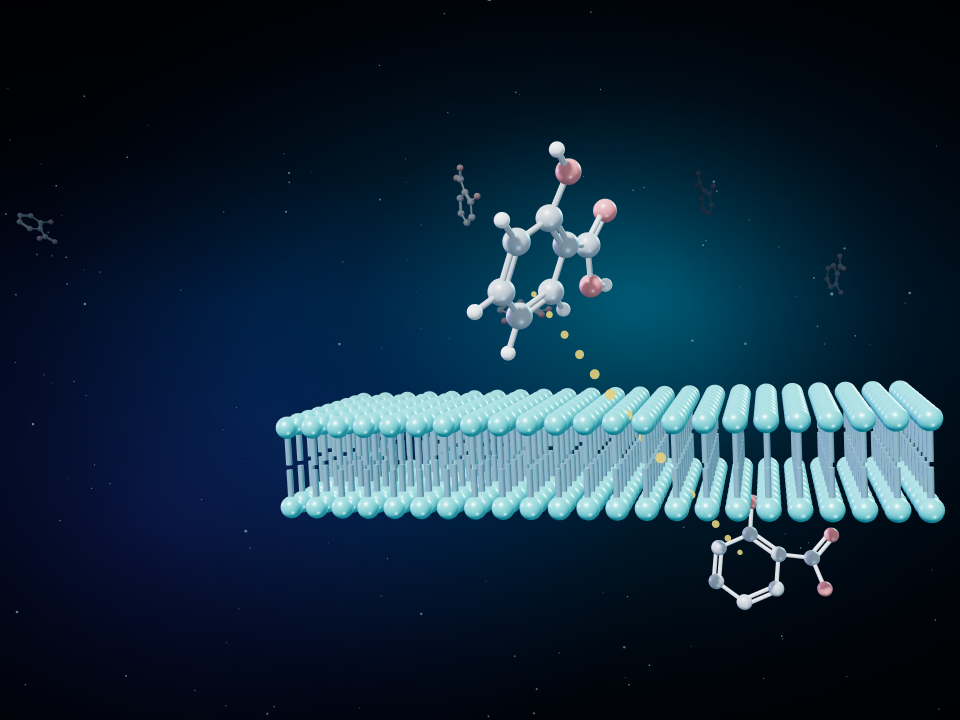
#> input picture jeu-drug-design/tools/render/out/t2.png, 1920 x 1440 px (shown at 1/2 size)
$ python installer-illustrations.py
#> lines starting #> are read from the running program, lines starting #| are printed output that depends on the picture
# -*- coding: utf-8 -*-
"""
Installe dans images/ les illustrations rendues par tools/render, aux
formats et aux dimensions attendus par le jeu, puis met à jour les
références dans data/*.xml.

Les captures d'écran scientifiques (SwissADME, pkCSM, radars de
biodisponibilité, schémas de réaction, logos des outils) ne sont jamais
touchées : elles constituent le contenu pédagogique.

Usage : python3 tools/installer-illustrations.py
"""
import os, sys, glob
from PIL import Image

ROOT = os.path.dirname(os.path.dirname(os.path.abspath(__file__)))
REND = os.path.join(ROOT, 'tools', 'render', 'out')
IMG = os.path.join(ROOT, 'images')

# (fichier rendu, fichier installé, format, qualité)
DECORS = [
    ('t2.png',   'transition-station2.jpg', 'JPEG', 92),
    ('t3.png',   'transition-station3.jpg', 'JPEG', 92),
    ('t4.png',   'transition-station4.jpg', 'JPEG', 92),
    ('labo.png',         'labo-accueil.jpg', 'JPEG', 92),
    ('labo-station.png', 'labo-station.jpg', 'JPEG', 92),
    ('illus-molecule.png', 'illustration-molecule.jpg', 'JPEG', 92),
    ('accueil-identite.png', 'accueil-identite.jpg', 'JPEG', 90),
] + [
    # écran de résultat : cinq niveaux x deux personnages
    (f'final-{n}-{p}.png', f'resultat-{n}-{p}.jpg', 'JPEG', 90)
    for n in ('100', '80', '60', '45', '0') for p in ('h', 'f')
] + [
]
ICONES = [
    ('ico-objectifs.png',   'icone-objectifs.png'),
    ('ico-prerequis.png',   'icone-prerequis.png'),
    ('ico-stations.png',    'icone-stations.png'),
    ('ico-deroulement.png', 'icone-deroulement.png'),
    ('ico-message.png',     'icone-message.png'),
    ('ico-action.png',      'icone-action.png'),
]

# Remplacements appliqués à toutes les diapositives.
GLOBAUX = [
    ('images/man_bat_pose.png',  'images/pharmacien-pose.png'),
    ('images/man_bat_down.gif',  'images/pharmacien-bas.png'),
    ('images/man_bat_up.gif',    'images/pharmacien-haut.png'),
    ('images/man_bat_left.gif',  'images/pharmacien-gauche.png'),
    ('images/man_bat_right.gif', 'images/pharmacien-droite.png'),
    ('images/calltoaction.png',  'images/icone-action.png'),
    ('images/iso-campus-int-1.jpg', 'images/labo-accueil.jpg'),
    ('images/Women-0.gif',       'images/pharmacienne-presente.png'),
    ('images/cartoon-soft-06.jpg', 'images/labo-station.jpg'),
    ('images/imgvdkvpu669537.png',            'images/icone-objectifs.png'),
    ('images/checklistbovpth8emz1280v400.jpg','images/icone-prerequis.png'),
    ('images/imguhvlkb384994.png',            'images/icone-stations.png'),
    ('images/imgubsatv345696.png',            'images/icone-deroulement.png'),
    ('images/images.jpg',                     'images/icone-message.png'),
    ('images/imgdvmnvl144550.png',            'images/formule-acide-salicylique.png'),
    # clipart « Drug-Likeness » (molécules dessinées, titre rouge, bandes
    # noires) remplacé par une illustration du même univers que le jeu
    ('images/imgbkdfsm720434.png',            'images/illustration-molecule.jpg'),
]

# La même photo de bureau servait aux trois transitions : chacune reçoit
# désormais son illustration propre.
BUREAU = ('images/128189971interieurdebureauavecordinateurtableetchaise'
          'dessindaffairesalecranrendu3d.jpg')
PAR_PAGE = {
    15: [(BUREAU, 'images/transition-station2.jpg')],
    22: [(BUREAU, 'images/transition-station3.jpg')],
    30: [(BUREAU, 'images/transition-station4.jpg')],
}


# Fil d'Ariane des stations, incrusté dans les écrans de transition :
# l'étudiant voit d'un coup d'œil où il en est dans le parcours.
ETAPES = {'transition-station2.jpg': 2,
          'transition-station3.jpg': 3,
          'transition-station4.jpg': 4}


def incruster_fil_ariane(im, station, total=4):
#> called with station = 2, total = 4
    from PIL import ImageDraw, ImageFont
    S = 4                       # suréchantillonnage du calque
    L, H = im.size
#> L = 1920; H = 1440
    calque = Image.new('RGBA', (L * S, H * S), (0, 0, 0, 0))
#> calque: PIL image 7680x5760 RGBA; every value is 0
    d = ImageDraw.Draw(calque)
    police = ImageFont.truetype(
        '/usr/share/fonts/truetype/dejavu/DejaVuSans-Bold.ttf', int(26 * S * L / 1920))

    marge_x, base_y = int(L * 0.052 * S), int(H * 0.875 * S)
#> marge_x = 399; base_y = 5040
    pas = int(L * 0.052 * S)
#> pas = 399
    r_actif, r_autre = int(L * 0.0132 * S), int(L * 0.0088 * S)
#> r_actif = 101; r_autre = 67

    for i in range(1, total + 1):
        cx = marge_x + (i - 1) * pas
        if i < station:                      # étapes franchies
            d.ellipse([cx - r_autre, base_y - r_autre, cx + r_autre, base_y + r_autre],
                      fill=(34, 197, 214, 210))
        elif i == station:                   # étape en cours
            d.ellipse([cx - r_actif - int(5 * S), base_y - r_actif - int(5 * S),
                       cx + r_actif + int(5 * S), base_y + r_actif + int(5 * S)],
                      outline=(34, 197, 214, 150), width=int(2 * S))
            d.ellipse([cx - r_actif, base_y - r_actif, cx + r_actif, base_y + r_actif],
                      fill=(34, 197, 214, 255))
            d.text((cx, base_y), str(i), font=police, fill=(6, 22, 34, 255), anchor='mm')
        else:                                # étapes à venir
            d.ellipse([cx - r_autre, base_y - r_autre, cx + r_autre, base_y + r_autre],
                      outline=(150, 190, 210, 130), width=int(2 * S))
        if i < total:                        # trait de liaison
            d.line([(cx + r_actif + int(9 * S), base_y), (cx + pas - r_actif - int(9 * S), base_y)],
                   fill=(120, 170, 195, 90), width=int(2 * S))

    petite = ImageFont.truetype(
        '/usr/share/fonts/truetype/dejavu/DejaVuSans.ttf', int(17 * S * L / 1920))
    d.text((marge_x - r_autre, base_y - r_actif - int(26 * S)),
           f'STATION {station} SUR {total}', font=petite, fill=(190, 218, 232, 220), anchor='ls')

    calque = calque.resize((L, H), Image.LANCZOS)
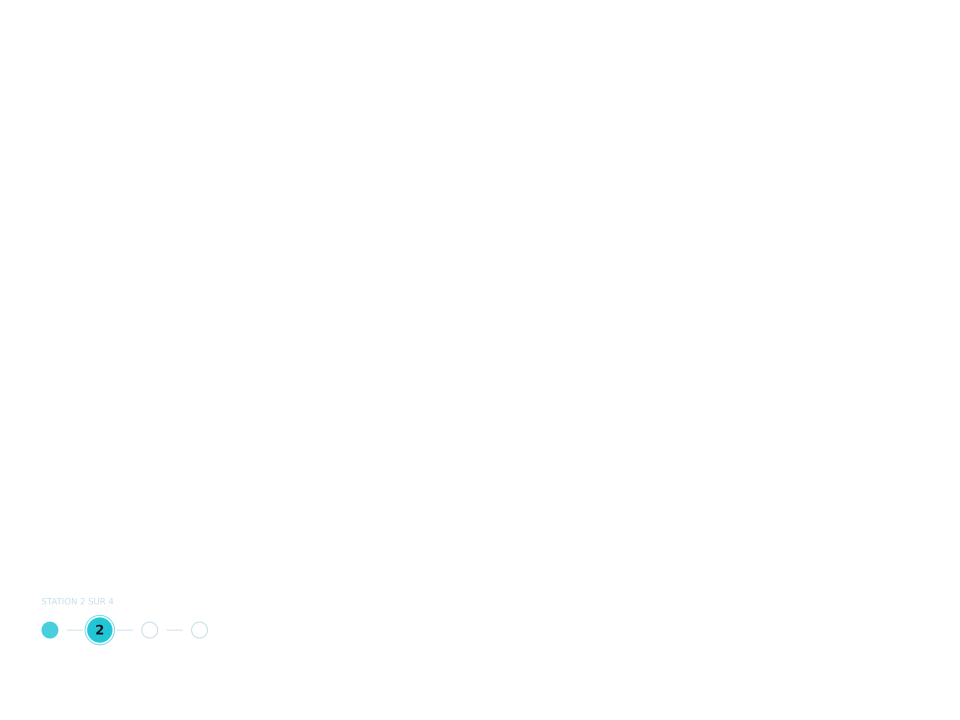
#> calque: PIL image 1920x1440 RGBA (shown at 1/2 size); mean R, G, B, A 0.2, 0.5, 0.5, 0.3; transparent parts drawn white
    fusion = im.convert('RGBA')
#> fusion is the input picture: PIL image 1920x1440 RGBA; mean R, G, B, A 19.3, 41.4, 59, 255
    fusion.alpha_composite(calque)
    return fusion.convert('RGB')


def installer():
    for src, dst, fmt, q in DECORS:
        chemin = os.path.join(REND, src)
        if not os.path.exists(chemin):
            raise SystemExit('rendu manquant : ' + chemin)
        im = Image.open(chemin).convert('RGB')
        if dst in ETAPES:
            im = incruster_fil_ariane(im, ETAPES[dst])
        sortie = os.path.join(IMG, dst)
        im.save(sortie, fmt, quality=q, optimize=True, progressive=True)
        print(f'{dst:30s} {im.size[0]}x{im.size[1]}  {os.path.getsize(sortie)//1024} Kio')
#| transition-station2.jpg        1920x1440  222 Kio

        # Le moteur affiche d'abord une vignette basse définition pendant le
        # chargement du fond (images/low-<nom>.jpg) : sans elle, la
        # transition entre diapositives montre un cadre vide.
        # le fond de l'écran d'identité n'est pas un fond de diapositive :
        # le moteur ne lui demande jamais de vignette basse définition
        if dst.endswith('.jpg') and not dst.startswith(('accueil-identite', 'resultat-')):
            basse = im.resize((256, 256), Image.LANCZOS)
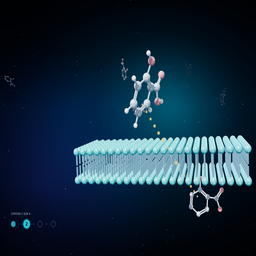
#> basse: PIL image 256x256 RGB; mean R, G, B 19.6, 41.6, 59.3
            chemin_basse = os.path.join(IMG, 'low-' + dst)
            basse.save(chemin_basse, 'JPEG', quality=62, optimize=True)
            print(f"{'low-' + dst:30s} 256x256  {os.path.getsize(chemin_basse)//1024} Kio")
#> pass 2 of the loop in installer, `for src, dst, fmt, q in DECORS:`:
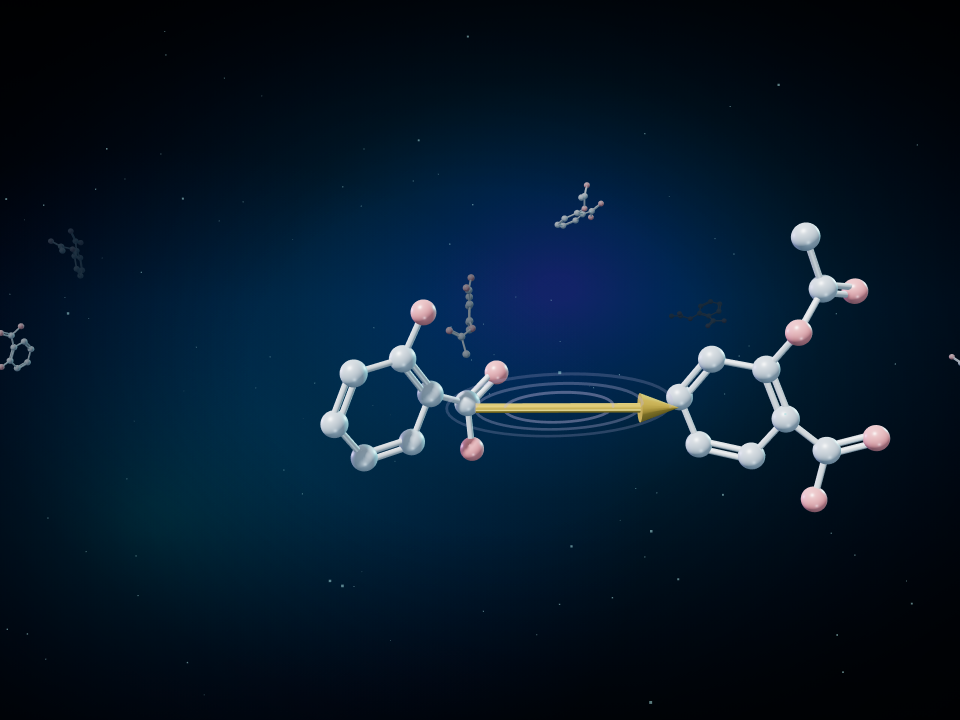
#> input picture jeu-drug-design/tools/render/out/t3.png, 1920 x 1440 px (shown at 1/2 size)
#> in incruster_fil_ariane (call 2), `calque = calque.resize((L, H), Image.LANCZOS)`:
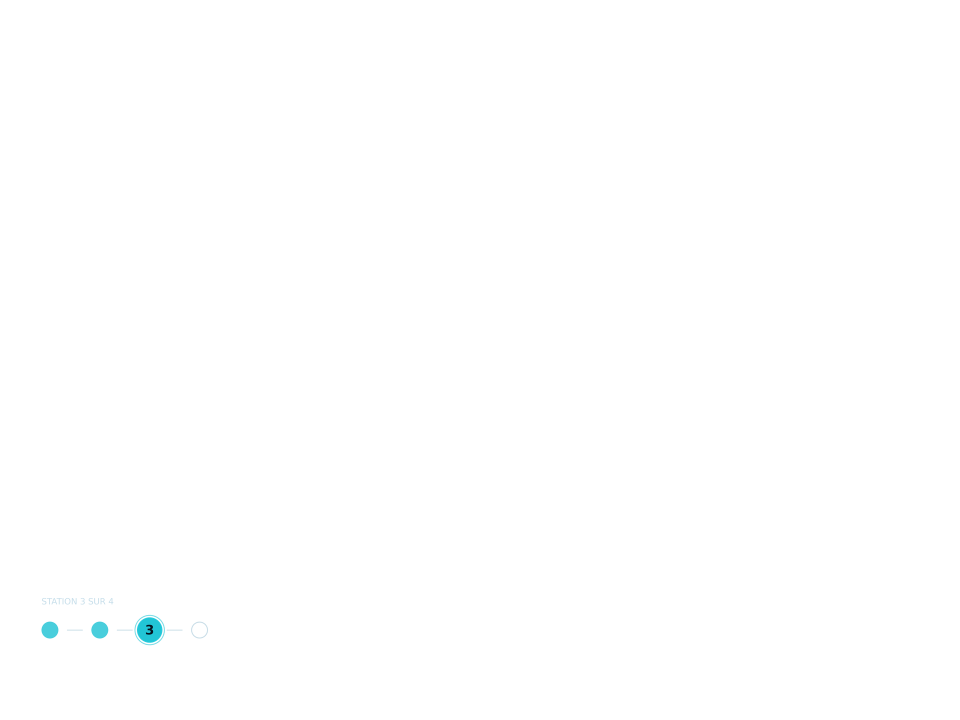
#> calque: PIL image 1920x1440 RGBA (shown at 1/2 size); mean R, G, B, A 0.2, 0.5, 0.6, 0.4; transparent parts drawn white
#> in incruster_fil_ariane, fusion is the input picture: PIL image 1920x1440 RGBA; mean R, G, B, A 6.2, 24.8, 42.4, 255
#| transition-station3.jpg        1920x1440  140 Kio
#> in installer, `basse = im.resize((256, 256), Image.LANCZOS)`:
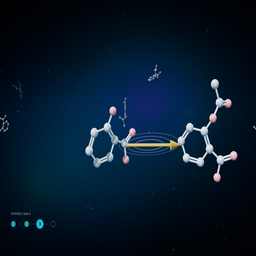
#> basse: PIL image 256x256 RGB; mean R, G, B 6.4, 25.1, 42.7

    for src, dst in ICONES:
        chemin = os.path.join(REND, src)
        if not os.path.exists(chemin):
            raise SystemExit('rendu manquant : ' + chemin)
        im = Image.open(chemin).convert('RGBA')
        sortie = os.path.join(IMG, dst)
        im.save(sortie, 'PNG', optimize=True)
        print(f'{dst:30s} {im.size[0]}x{im.size[1]}  {os.path.getsize(sortie)//1024} Kio')


def reecrire_xml():
    total = {}
    for fichier in sorted(glob.glob(os.path.join(ROOT, 'data', 'page*.xml'))):
        num = int(os.path.basename(fichier)[4:-4])
        with open(fichier, encoding='utf-8-sig') as f:
            s = f.read()
        avant = s
        for ancien, nouveau in GLOBAUX + PAR_PAGE.get(num, []):
            if ancien in s:
                total[ancien] = total.get(ancien, 0) + s.count(ancien)
                s = s.replace(ancien, nouveau)
        if s != avant:
            with open(fichier, 'w', encoding='utf-8-sig') as f:
                f.write(s)
    print('\n== références réécrites ==')
    for ancien, _ in GLOBAUX + [p for v in PAR_PAGE.values() for p in v]:
        n = total.get(ancien, 0)
        marque = '' if n else '   <-- AUCUNE OCCURRENCE'
        print(f'{n:4d}  {ancien}{marque}')


if __name__ == '__main__':
#> (the run stopped early here; a loop or call above may not have finished)
